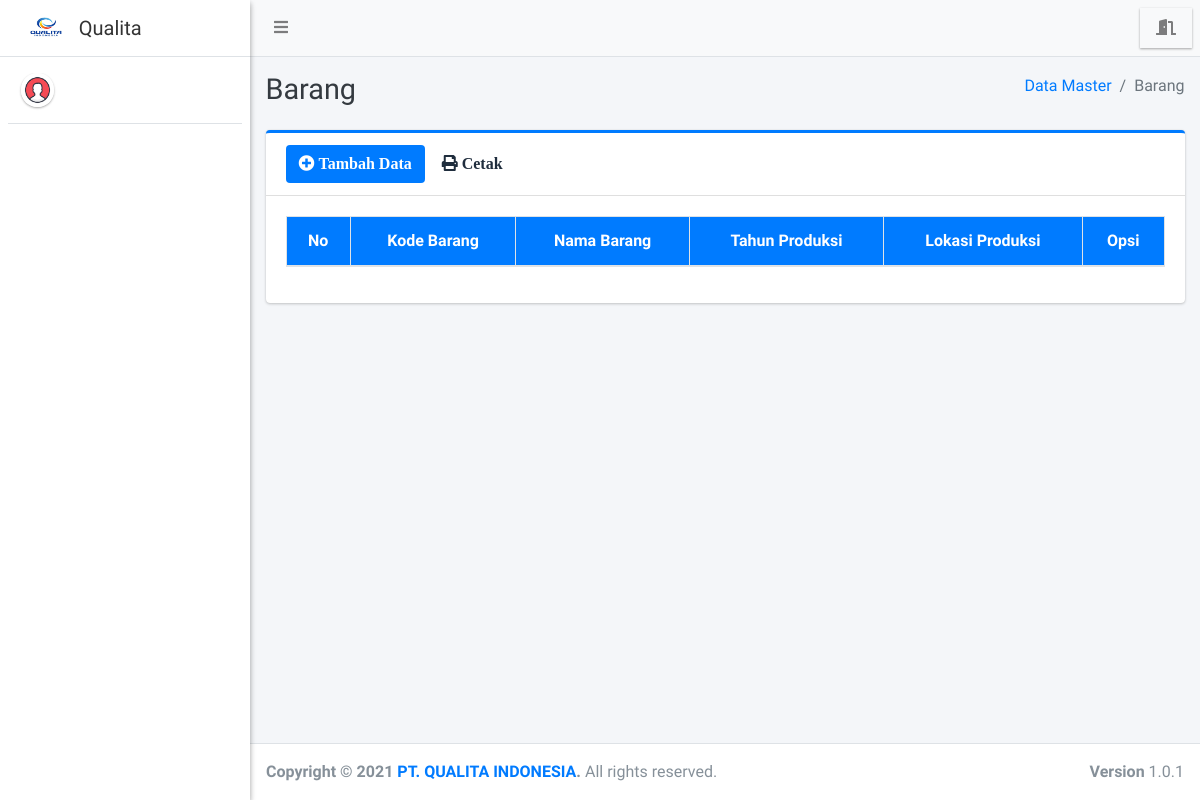
Page /admin/barang/index.php on the earlier database version.
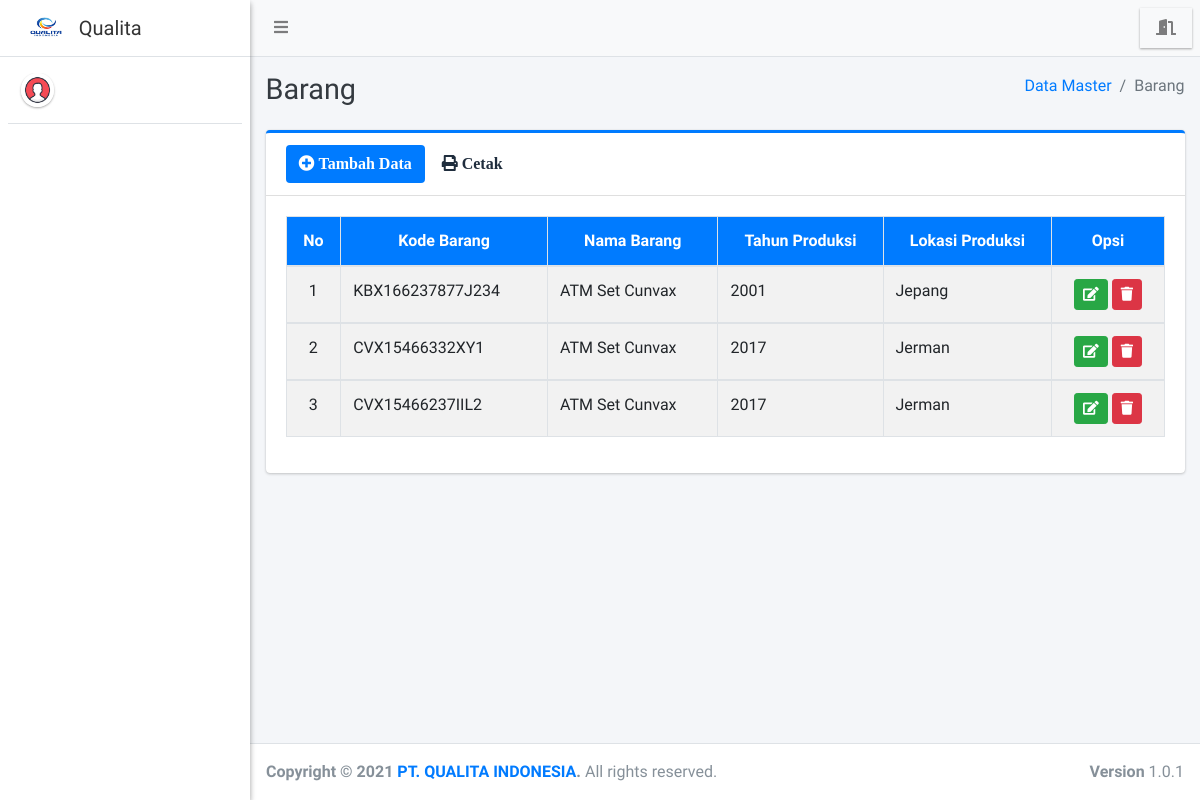
Same page on the later database version.
### tables this page shows
CREATE TABLE `barang` (
  `kode_barang` varchar(35) NOT NULL,
  `nama_barang` varchar(100) NOT NULL,
  `tahun_produksi` varchar(25) NOT NULL,
  `lokasi_produksi` varchar(100) NOT NULL
);

### admin/barang/index.php (the view, shortened to what this page needs)
<?php
require '../../config/koneksi.php';
?>
<!DOCTYPE html>
<html>
<?php
include '../../templates/head.php';
?>
<body class="hold-transition sidebar-mini layout-fixed">
    <div class="wrapper">
        <?php
        include '../../templates/navbar.php';
        ?>
        <?php
        include '../../templates/sidebar.php';
        ?>
        <div class="content-wrapper">
            <div class="content-header">
                <div class="container-fluid">
                    <div class="row mb-2">
                        <div class="col-sm-6">
                            <h1 class="m-0 text-dark">Barang</h1>
                        </div>
                        <div class="col-sm-6">
                            <ol class="breadcrumb float-sm-right">
                                <li class="breadcrumb-item"><a href="#">Data Master</a></li>
                                <li class="breadcrumb-item active">Barang</li>
                            </ol>
                        </div>
                    </div>
                </div>
            </div>
            <section class="content">
                <div class="container-fluid">
                    <div class="row">
                        <div class="col-12">
                            <div class="card card-primary card-outline">
                                <div class="card-header">
                                    <a href="tambah" class="btn bg-blue"><i class="fa fa-plus-circle"> Tambah Data</i></a>
                                    <a href="print" target="blank" class="btn bg-white"><i class="fa fa-print"> Cetak</i></a>
                                </div>
                                <div class="card-body">
                                    <div class="table-responsive">
                                        <table id="example1" class="table table-bordered table-striped">
                                            <thead class="bg-blue">
                                                <tr align="center">
                                                    <th>No</th>
                                                    <th>Kode Barang</th>
                                                    <th>Nama Barang</th>
                                                    <th>Tahun Produksi</th>
                                                    <th>Lokasi Produksi</th>
                                                    <th>Opsi</th>
                                                </tr>
                                            </thead>
                                            <?php
                                            $no = 1;
                                            $data = $koneksi->query("SELECT * FROM barang ORDER BY kode_barang DESC");
                                            while ($row = $data->fetch_array()) {
                                            ?>
                                                <tbody style="background-color: white">
                                                    <tr>
                                                        <td align="center"><?= $no++ ?></td>
                                                        <td><?= $row['kode_barang'] ?></td>
                                                        <td><?= $row['nama_barang'] ?></td>
                                                        <td><?= $row['tahun_produksi'] ?></td>
                                                        <td><?= $row['lokasi_produksi'] ?></td>
                                                        <td align="center">
                                                            <a href="edit?id=<?= $row['kode_barang'] ?>" class="btn btn-success btn-sm" title="Edit"><i class="fa fa-edit"></i></a>
                                                            <a href="hapus?id=<?= $row['kode_barang'] ?>" class="btn btn-danger btn-sm alert-hapus" title="Hapus"><i class="fa fa-trash"></i></a>
                                                        </td>
                                                    </tr>
                                                </tbody>
                                            <?php } ?>
                                        </table>
                                    </div>
                                </div>
                            </div>
                        </div>
                    </div>
                </div>
            </section>
        </div>
        <?php include_once "../../templates/footer.php"; ?>
    </div>
</body>
</html>

Differences in the rows shown:
added barang: kode_barang "KBX166237877J234", nama_barang "ATM Set Cunvax", tahun_produksi "2001", lokasi_produksi "Jepang"
added barang: kode_barang "CVX15466332XY1", nama_barang "ATM Set Cunvax", tahun_produksi "2017", lokasi_produksi "Jerman"
added barang: kode_barang "CVX15466237IIL2", nama_barang "ATM Set Cunvax", tahun_produksi "2017", lokasi_produksi "Jerman"
